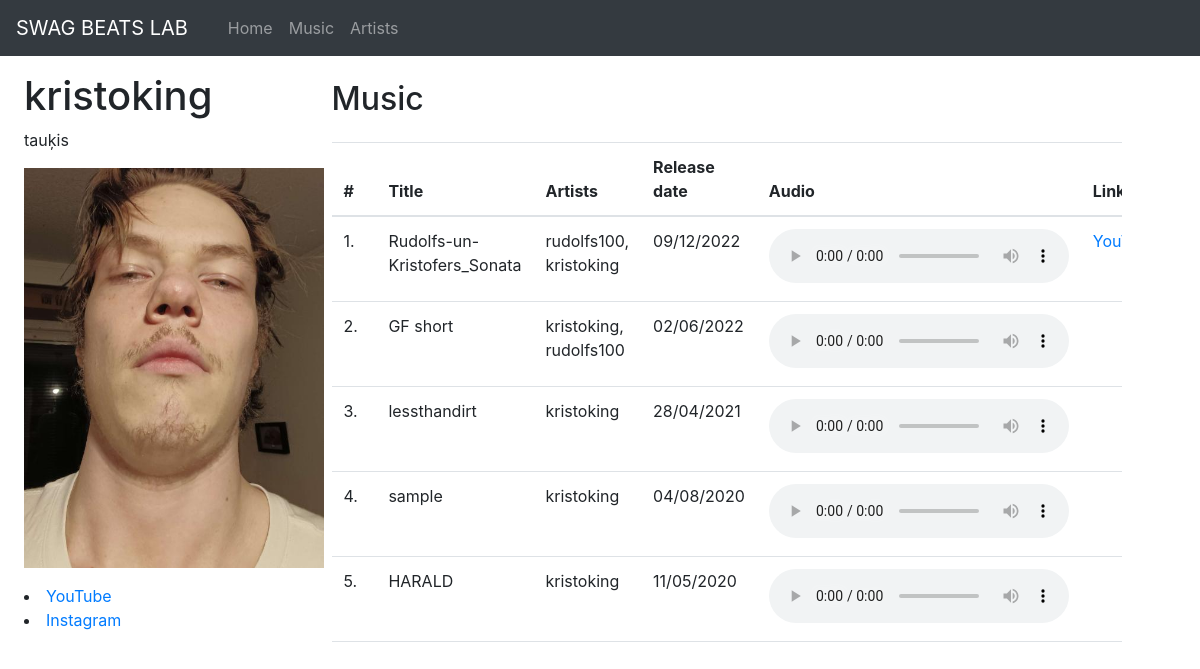
The app's page /artists/kristoking with its own data.
### tables this page shows
CREATE TABLE "artists" (
	"artist_id"	INTEGER,
	"name"	TEXT,
	"youtube"	TEXT,
	"instagram"	TEXT,
	"description"	TEXT,
	"image"	TEXT,
	PRIMARY KEY("artist_id" AUTOINCREMENT)
);

CREATE TABLE "songs" (
	"song_id"	INTEGER,
	"title"	TEXT,
	"artist"	TEXT,
	"release_date"	TEXT,
	"file_name"	TEXT,
	"link"	TEXT,
	PRIMARY KEY("song_id" AUTOINCREMENT)
);

### app.py (the view)
@app.route('/artists/<artist>')
def artist(artist):
    conn = dbconnect.connect()
    c = conn.cursor()
    artist_sqliterow = c.execute('SELECT * FROM artists WHERE name=?', (artist,)).fetchone()
    artist_songs_sqliterow = c.execute(f'SELECT * FROM songs WHERE artist LIKE "%{artist}%"').fetchall()
    dbconnect.close(conn)
    artist_details = dict(artist_sqliterow)
    artist_songs = []
    for one in artist_songs_sqliterow:
        artist_songs.append(dict(one))
    artist_songs.sort(key=lambda x: datetime.datetime.strptime(x['release_date'], '%d/%m/%Y'), reverse=True)
    return render_template('artistprofile.html', artist=artist, artist_details=artist_details, songs=artist_songs)

### dbconnect.py (called while the page is built)
def connect():
    conn = sqlite3.connect('database.db')
    conn.row_factory = sqlite3.Row
    return conn

def close(conn):
    conn.commit()
    conn.close()

### templates/artistprofile.html (shortened to what this page needs)
{% extends "base.html" %}
{% block head %}
<link href="{{ url_for('static', filename='css/artistprofile.css') }}" rel="stylesheet">
{% endblock %}
{% block content %}
<nav class="navbar navbar-expand-lg navbar-dark bg-dark">
    <a class="navbar-brand" href="/">SWAG BEATS LAB</a>
    <div class="collapse navbar-collapse" id="navbarNav">
        <ul class="navbar-nav ml-3">
            <li class="nav-item">
                <a class="nav-link" href="/">Home</a>
            </li>
            <li class="nav-item">
                <a class="nav-link" href="/music">Music</a>
            </li>
            <li class="nav-item">
                <a class="nav-link" href="/artists">Artists</a>
            </li>
        </ul>
    </div>
</nav>
<div class="row row-cols-2">
    <div class="col-3 mt-3 ml-4" id="artist-details">
        <h1>{{ artist }}</h1>
        <p id="description">{{ artist_details.description }}</p>
        <img src="{{ url_for('static', filename='images/' + artist + '.jpg') }}" alt="artist image">
        <div class="mt-3">
            <li><a href="https://www.youtube.com/{{ artist_details.youtube }}">YouTube</a></li>
            <li><a href="https://www.instagram.com/{{ artist_details.instagram }}/">Instagram</a></li>
        </div>
    </div>
    <div class="col-8 mt-4">
        <h2 class="mb-4">Music</h2>
        <div id="music-details">
            <table class="table">
                <thead id="thead">
                    <tr>
                        <th>#</th>
                        <th>Title</th>
                        <th>Artists</th>
                        <th>Release date</th>
                        <th>Audio</th>
                        <th>Link</th>
                    </tr>
                </thead>
                <tbody>
                    {% for song in songs %}
                    {% set x = loop.index %}
                    <tr>
                        <td id="nr">{{ x }}.</td>
                        <td>{{ song.title }}</td>
                        <td id="artists">{{ song.artist }}</td>
                        <td id="release">{{ song.release_date }}</td>
                        <td><audio controls>
                                <source src="{{ url_for('static', filename='audio/' + song.file_name) }}"
                                    type="audio/mpeg">
                            </audio></td>
                        {% if song.link != "" %}
                        <td><a href="{{ song.link }}">YouTube</a></td>
                        {% else %}
                        <td></td>
                        {% endif %}
                    </tr>
                    {% endfor %}
                </tbody>
            </table>
        </div>
    </div>
</div>
{% endblock %}

### templates/base.html (shortened to what this page needs)
<!DOCTYPE html>
<html>
<head>
    {% block head %}{% endblock %}
    <link rel="stylesheet" href="https://maxcdn.bootstrapcdn.com/bootstrap/4.0.0/css/bootstrap.min.css">
    <link rel="stylesheet" href="https://stackpath.bootstrapcdn.com/bootstrap/4.5.2/css/bootstrap.min.css"
>
</head>
<body>
    {% block content %}{% endblock %}
</body>
</html>

### static/css/artistprofile.css (style rules this page uses)
img { width: 300px; height: 400px; }
#music-details { height: 500px; overflow-y: scroll; }
h1 { word-wrap: break-word; }
#artists { word-wrap: overflow; }
#description { word-wrap: break-word; }
th:nth-child(4), td:nth-child(4) { width: 15%; }

### templates/base.html (style rules this page uses)
html { font-family: sans-serif; }

### records on screen
artists: description "tauķis"
songs: x "1", title "Rudolfs-un-Kristofers_Sonata", artist "rudolfs100, kristoking", release_date "09/12/2022"
songs: x "2", title "GF short", artist "kristoking, rudolfs100", release_date "02/06/2022"
songs: x "3", title "lessthandirt", artist "kristoking", release_date "28/04/2021"
songs: x "4", title "sample", artist "kristoking", release_date "04/08/2020"
songs: x "5", title "HARALD", artist "kristoking", release_date "11/05/2020"

### other values on screen
{{ artist }} "kristoking"
